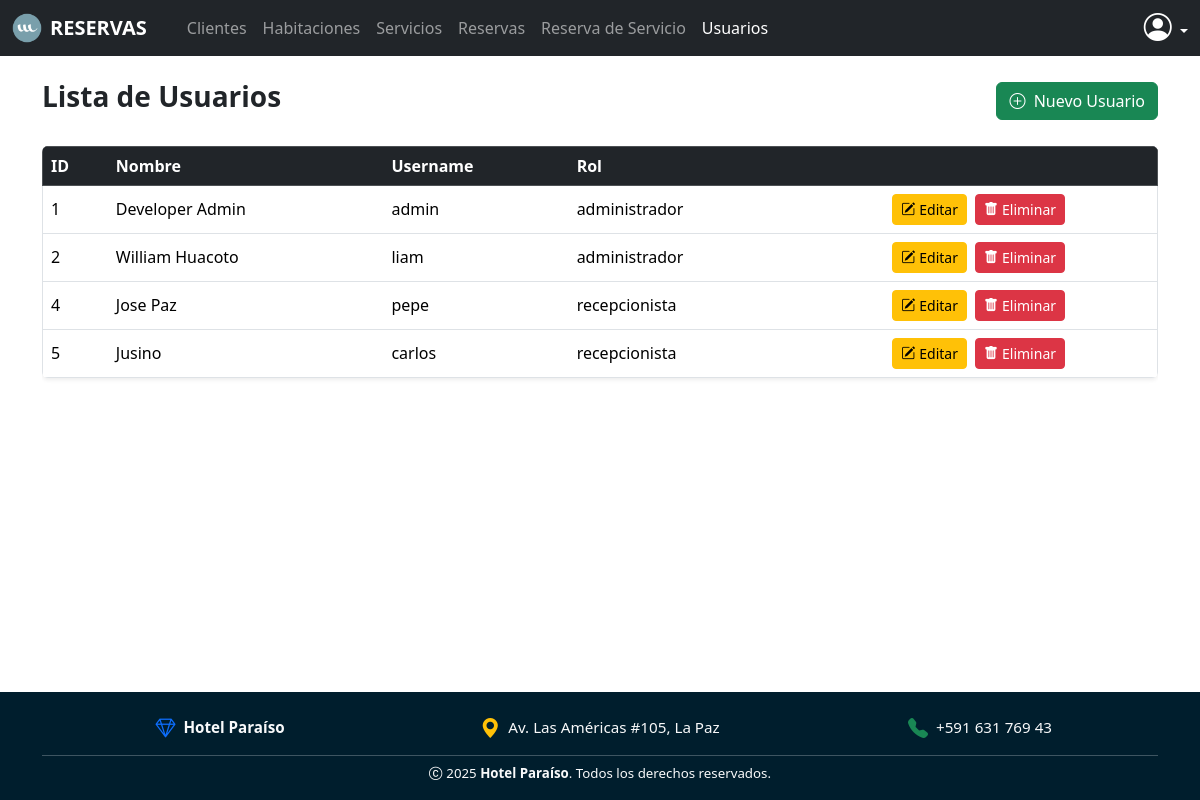
/usuarios/ (signed in), run on the app's committed database.
### models/usuario_model.py (models this page shows, shortened)
class Usuario(db.Model,UserMixin):
    __tablename__ = 'usuarios'
    id = db.Column(db.Integer, primary_key=True)
    nombre = db.Column(db.String(80), nullable=False)
    username = db.Column(db.String(20), nullable=False, unique=True)
    password = db.Column(db.String, nullable=False)
    rol = db.Column(db.String(20), nullable=False)
    @staticmethod
    def get_all():
        return Usuario.query.all()

### controllers/usuario_controller.py (the view)
@usuario_bp.route('/')
@login_required
def index():
    usuarios = Usuario.get_all()
    return usuario_view.list(usuarios)

### run.py (called while the page is built)
@login_manager.user_loader
def load_user(user_id):
    tipo = session.get('tipo_usuario')  # puede ser 'cliente' o 'usuario'
    if tipo == 'cliente':
        return Cliente.query.get(int(user_id))
    elif tipo == 'usuario':
        return Usuario.query.get(int(user_id))
    return None

@app.context_processor
def inject_user_or_client():
    from flask_login import current_user
    if current_user.is_authenticated:
        if hasattr(current_user, 'rol'):
            return dict(usuario=current_user, cliente=None)
        else:
            return dict(usuario=None, cliente=current_user)
    return dict(usuario=None, cliente=None)

@app.context_processor
def inject_active_path():
    def is_active(path):
        return 'active' if request.path == path else ''
    return dict(is_active=is_active)

### views/usuario_view.py (called while the page is built)
def list(usuarios):
    return render_template('usuarios/index.html', usuarios=usuarios,usuario=current_user)

### templates/usuarios/index.html (shortened to what this page needs)
{% extends 'sistema.html' %}
{% block content %}
<div class="d-flex justify-content-between align-items-center mb-4 mt-4">
    <h3 class="fw-semibold text-dark">
        Lista de Usuarios
    </h3>
    <a href="{{ url_for('usuario.create') }}" class="btn btn-success " data-bs-toggle="modal"
        data-bs-target="#registroUsuarioModal">
        <i class="bi bi-plus-circle me-1"></i> Nuevo Usuario
    </a>
</div>
<div class="table-responsive" style="overflow-x: auto;">
    <table class="table table-hover align-middle shadow-sm rounded overflow-hidden">
        <thead class="table-dark border-1">
            <tr>
                <th>ID</th>
                <th>Nombre</th>
                <th>Username</th>
                <th>Rol</th>
                <th></th>
            </tr>
        </thead>
        <tbody class="border-1">
            {% for item in usuarios %}
            <tr>
                <td>{{item.id}}</td>
                <td>{{item.nombre}}</td>
                <td>{{item.username}}</td>
                <td>{{item.rol}}</td>
                <td class="text-center">
                    <div class="d-flex flex-column flex-sm-row justify-content-center align-items-center gap-2">
                        <button class="btn btn-warning btn-sm d-flex align-items-center" data-bs-toggle="modal"
                            data-bs-target="#editarUsuarioModal{{ item.id }}">
                            <i class="bi bi-pencil-square me-1"></i><span class="d-none d-md-inline">Editar</span>
                        </button>
                        <a href="{{ url_for('usuario.delete', id=item.id) }}"
                            class="btn btn-danger btn-sm d-flex align-items-center" title="Eliminar"
                            onclick="return confirm('¿Estás seguro de eliminar este usuario?');">
                            <i class="bi bi-trash-fill me-1"></i>
                            <span class="d-none d-md-inline">Eliminar</span>
                        </a>
                    </div>
                </td>
            </tr>
            {% endfor %}
        </tbody>
    </table>
</div>
{% endblock %}

### static/style.css (style rules this page uses)
html, body { height: 100%; margin: 0; overflow: hidden; }
html, body { height: 100%; margin: 0; }

### data on the page
Usuario: id "1", nombre "Developer Admin", username "admin", rol "administrador"
Usuario: id "2", nombre "William Huacoto", username "liam", rol "administrador"
Usuario: id "4", nombre "Jose Paz", username "pepe", rol "recepcionista"
Usuario: id "5", nombre "Jusino", username "carlos", rol "recepcionista"
